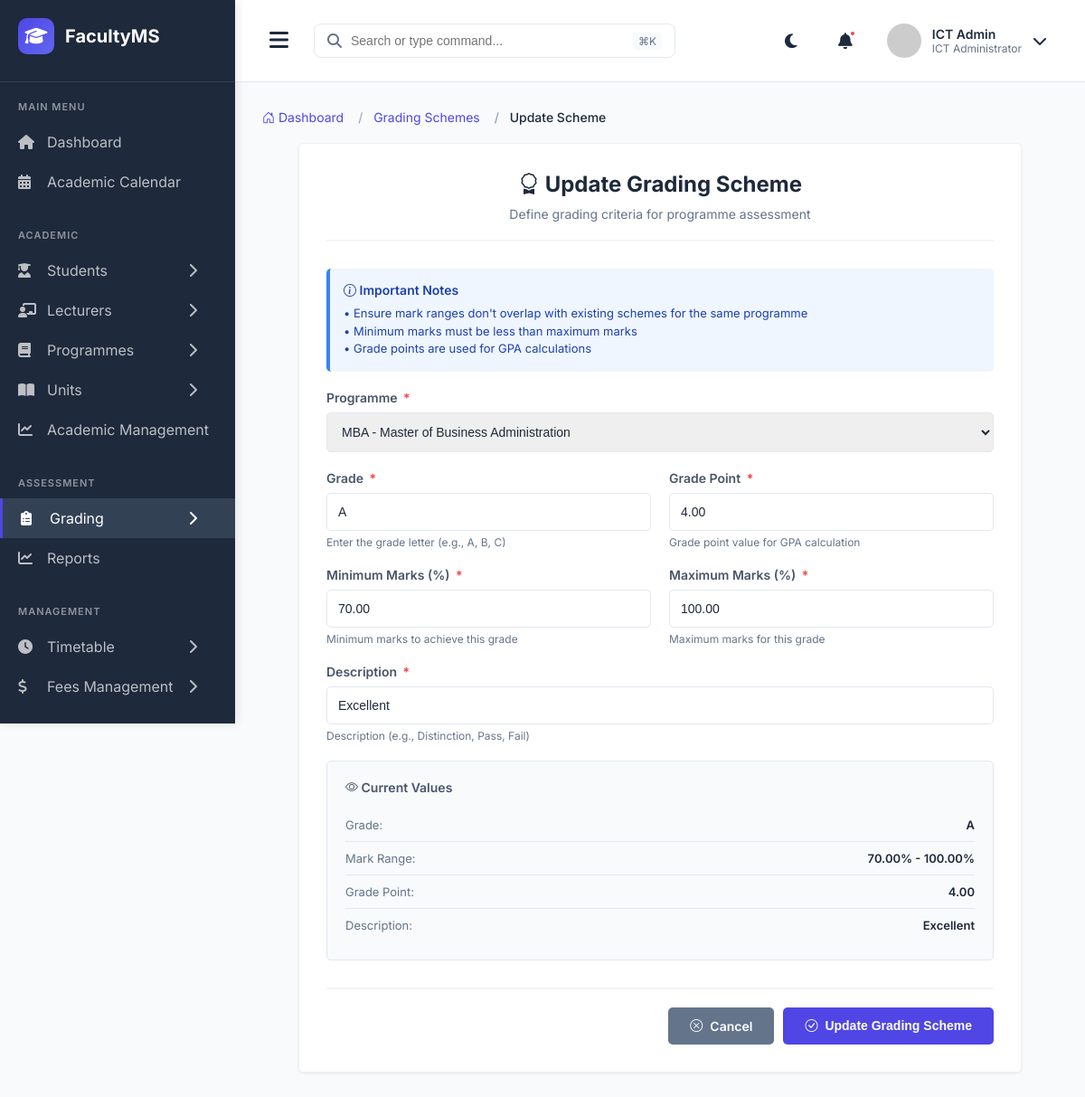
Page /grading-schemes/1/update/ (signed in) on the committed database.
### main_application/models.py (models this page shows, shortened)
class User(AbstractUser):
    USER_TYPES = (
        ('STUDENT', 'Student'),
        ('LECTURER', 'Lecturer'),
        ('COD', 'Chairman of Department'),
        ('DEAN', 'Dean'),
        ('ICT_ADMIN', 'ICT Administrator'),
    )
    user_type = models.CharField(max_length=20, choices=USER_TYPES)
    phone_number = models.CharField(max_length=15, blank=True, null=True)
    profile_picture = models.ImageField(upload_to='profiles/', blank=True, null=True)
    is_active_user = models.BooleanField(default=True)
    date_joined = models.DateTimeField(auto_now_add=True)
    class Meta:
        db_table = 'users'

class GradingScheme(models.Model):
    programme = models.ForeignKey(Programme, on_delete=models.CASCADE, related_name='grading_schemes')
    grade = models.CharField(max_length=5)  # A, B, C,  D , F etc.
    min_marks = models.DecimalField(max_digits=5, decimal_places=2, validators=[MinValueValidator(0), MaxValueValidator(100)])
    max_marks = models.DecimalField(max_digits=5, decimal_places=2, validators=[MinValueValidator(0), MaxValueValidator(100)])
    grade_point = models.DecimalField(max_digits=3, decimal_places=2)
    description = models.CharField(max_length=50)  # Pass, Fail, Distinction, etc.
    class Meta:
        db_table = 'grading_schemes'
        ordering = ['programme', '-min_marks']
        unique_together = ('programme', 'grade')

### main_application/views.py (the view)
# urls.py: path('grading-schemes/<int:scheme_id>/update/', views.grading_scheme_update, name='grading_scheme_update'),
@login_required
def grading_scheme_update(request, scheme_id):
    if request.user.user_type not in ['ICT_ADMIN', 'DEAN']:
        messages.error(request, "You don't have permission to perform this action.")
        return redirect('grading_scheme_list')
    scheme = get_object_or_404(GradingScheme, id=scheme_id)
    if request.method == 'POST':
        form = GradingSchemeForm(request.POST, instance=scheme)
        if form.is_valid():
            min_marks = form.cleaned_data['min_marks']
            max_marks = form.cleaned_data['max_marks']
            programme = form.cleaned_data['programme']
            grade = form.cleaned_data['grade']
            if GradingScheme.objects.filter(
                programme=programme,
                grade=grade
            ).exclude(id=scheme_id).exists():
                messages.error(request, f"Grade '{grade}' already exists for {programme.code}.")
                return render(request, 'grading/grading_scheme_form.html', {
                    'form': form,
                    'scheme': scheme,
                    'action': 'Update'
                })
            if min_marks >= max_marks:
                messages.error(request, "Minimum marks must be less than maximum marks.")
                return render(request, 'grading/grading_scheme_form.html', {
                    'form': form,
                    'scheme': scheme,
                    'action': 'Update'
                })
            overlapping = GradingScheme.objects.filter(
                programme=programme
            ).exclude(id=scheme_id).filter(
                Q(min_marks__lte=max_marks, max_marks__gte=min_marks)
            )
            if overlapping.exists():
                messages.error(request, "Mark range overlaps with existing grading scheme.")
                return render(request, 'grading/grading_scheme_form.html', {
                    'form': form,
                    'scheme': scheme,
                    'action': 'Update'
                })
            scheme = form.save()
            messages.success(request, f"Grading scheme '{scheme.grade}' updated successfully!")
            return redirect('grading_scheme_detail', scheme_id=scheme.id)
    else:
        form = GradingSchemeForm(instance=scheme)
    context = {
        'form': form,
        'scheme': scheme,
        'action': 'Update',
    }
    return render(request, 'grading/grading_scheme_form.html', context)

### templates/grading/grading_scheme_form.html (shortened to what this page needs)
{% extends 'admin_base.html' %}
{% block extra_css %}
<link rel="stylesheet" href="https://cdn.jsdelivr.net/npm/bootstrap-icons@1.10.0/font/bootstrap-icons.css">
{% endblock %}
{% block content %}
<nav aria-label="breadcrumb">
    <ol class="breadcrumb">
        <li class="breadcrumb-item"><a href="{% url 'admin_dashboard' %}"><i class="bi bi-house-door"></i> Dashboard</a></li>
        <li class="breadcrumb-item"><a href="{% url 'grading_scheme_list' %}">Grading Schemes</a></li>
        <li class="breadcrumb-item active" aria-current="page">{{ action }} Scheme</li>
    </ol>
</nav>
<div class="form-container">
    <div class="form-header">
        <h2><i class="bi bi-award"></i> {{ action }} Grading Scheme</h2>
        <p>Define grading criteria for programme assessment</p>
    </div>
    <div class="info-box">
        <h4><i class="bi bi-info-circle"></i> Important Notes</h4>
        <p>
            • Ensure mark ranges don't overlap with existing schemes for the same programme<br>
            • Minimum marks must be less than maximum marks<br>
            • Grade points are used for GPA calculations
        </p>
    </div>
    <form method="post" id="gradingSchemeForm">
        <div class="form-group">
            <label for="{{ form.programme.id_for_label }}">
                {{ form.programme.label }}
                <span class="required">*</span>
            </label>
            {{ form.programme }}
        </div>
        <div class="form-row">
            <div class="form-group">
                <label for="{{ form.grade.id_for_label }}">
                    {{ form.grade.label }}
                    <span class="required">*</span>
                </label>
                {{ form.grade }}
                {% if form.grade.help_text %}
                <span class="help-text">{{ form.grade.help_text }}</span>
                {% endif %}
            </div>
            <div class="form-group">
                <label for="{{ form.grade_point.id_for_label }}">
                    {{ form.grade_point.label }}
                    <span class="required">*</span>
                </label>
                {{ form.grade_point }}
                {% if form.grade_point.help_text %}
                <span class="help-text">{{ form.grade_point.help_text }}</span>
                {% endif %}
            </div>
        </div>
        <div class="form-row">
            <div class="form-group">
                <label for="{{ form.min_marks.id_for_label }}">
                    {{ form.min_marks.label }}
                    <span class="required">*</span>
                </label>
                {{ form.min_marks }}
                {% if form.min_marks.help_text %}
                <span class="help-text">{{ form.min_marks.help_text }}</span>
                {% endif %}
            </div>
            <div class="form-group">
                <label for="{{ form.max_marks.id_for_label }}">
                    {{ form.max_marks.label }}
                    <span class="required">*</span>
                </label>
                {{ form.max_marks }}
                {% if form.max_marks.help_text %}
                <span class="help-text">{{ form.max_marks.help_text }}</span>
                {% endif %}
            </div>
        </div>
        <div class="form-group">
            <label for="{{ form.description.id_for_label }}">
                {{ form.description.label }}
                <span class="required">*</span>
            </label>
            {{ form.description }}
            {% if form.description.help_text %}
            <span class="help-text">{{ form.description.help_text }}</span>
            {% endif %}
        </div>
        {% if scheme %}
        <div class="grade-preview">
            <h4><i class="bi bi-eye"></i> Current Values</h4>
            <div class="preview-item">
                <span class="preview-label">Grade:</span>
                <span class="preview-value">{{ scheme.grade }}</span>
            </div>
            <div class="preview-item">
                <span class="preview-label">Mark Range:</span>
                <span class="preview-value">{{ scheme.min_marks }}% - {{ scheme.max_marks }}%</span>
            </div>
            <div class="preview-item">
                <span class="preview-label">Grade Point:</span>
                <span class="preview-value">{{ scheme.grade_point }}</span>
            </div>
            <div class="preview-item">
                <span class="preview-label">Description:</span>
                <span class="preview-value">{{ scheme.description }}</span>
            </div>
        </div>
        {% endif %}
        <div class="form-actions">
            <a href="{% url 'grading_scheme_list' %}" class="btn btn-secondary">
                <i class="bi bi-x-circle"></i> Cancel
            </a>
            <button type="submit" class="btn btn-primary">
                <i class="bi bi-check-circle"></i> {{ action }} Grading Scheme
            </button>
        </div>
    </form>
</div>
{% endblock %}

### templates/admin_base.html (shortened to what this page needs)
{% load static %}
<!DOCTYPE html>
<html lang="en">
<head>
    <link rel="stylesheet" href="https://cdnjs.cloudflare.com/ajax/libs/font-awesome/6.4.0/css/all.min.css">
    {% block extra_css %}{% endblock %}
</head>
<body>
    <div class="sidebar" id="sidebar">
        <div class="sidebar-header">
            <div class="logo">
                <i class="fas fa-graduation-cap"></i>
            </div>
            <span class="logo-text">FacultyMS</span>
        </div>
        <div class="menu-section">
            <div class="menu-title">Main Menu</div>
            <a href="{% url 'admin_dashboard'%}" class="menu-item {% if request.resolver_match.url_name == 'admin_dashboard' %}active{% endif %}">
                <i class="fas fa-home"></i>
                <span>Dashboard</span>
            </a>
            <a href="{% url 'admin_academic_calendar'%}" class="menu-item {% if request.resolver_match.url_name == 'admin_academic_calendar' %}active{% endif %}">
                <i class="fas fa-calendar-alt"></i>
                <span>Academic Calendar</span>
            </a>
        </div>
        <div class="menu-section">
            <div class="menu-title">Academic</div>
            <div class="menu-item has-submenu {% if 'student' in request.resolver_match.url_name %}active{% endif %}" data-submenu="students">
                <i class="fas fa-user-graduate"></i>
                <span>Students</span>
                <i class="fas fa-chevron-right arrow"></i>
            </div>
            <div class="menu-item has-submenu {% if 'lecturer' in request.resolver_match.url_name %}active{% endif %}" data-submenu="lecturers">
                <i class="fas fa-chalkboard-teacher"></i>
                <span>Lecturers</span>
                <i class="fas fa-chevron-right arrow"></i>
            </div>
            <div class="menu-item has-submenu {% if 'programme' in request.resolver_match.url_name or 'departments' in request.resolver_match.url_name %}active{% endif %}" data-submenu="programmes">
                <i class="fas fa-book"></i>
                <span>Programmes</span>
                <i class="fas fa-chevron-right arrow"></i>
            </div>
            <div class="menu-item has-submenu {% if 'units' in request.resolver_match.url_name %}active{% endif %}" data-submenu="units">
                <i class="fas fa-book-open"></i>
                <span>Units</span>
                <i class="fas fa-chevron-right arrow"></i>
            </div>
             <a href="{% url 'academic_management'%}" class="menu-item {% if request.resolver_match.url_name == 'academic_management' %}active{% endif %}">
                <i class="fas fa-chart-line"></i>
                <span>Academic Management</span>
            </a>
        </div>
        <div class="menu-section">
            <div class="menu-title">Assessment</div>
            <div class="menu-item has-submenu {% if 'grading' in request.resolver_match.url_name or 'marks' in request.resolver_match.url_name or 'assessment' in request.resolver_match.url_name %}active{% endif %}" data-submenu="grading">
                <i class="fas fa-clipboard-list"></i>
                <span>Grading</span>
                <i class="fas fa-chevron-right arrow"></i>
            </div>
            <a href="{% url 'admin_reports'%}" class="menu-item {% if request.resolver_match.url_name == 'admin_reports' %}active{% endif %}">
                <i class="fas fa-chart-line"></i>
                <span>Reports</span>
            </a>
        </div>
        <div class="menu-section">
            <div class="menu-title">Management</div>
            <div class="menu-item has-submenu {% if 'timetable' in request.resolver_match.url_name or 'venues' in request.resolver_match.url_name %}active{% endif %}" data-submenu="timetable">
                <i class="fas fa-clock"></i>
                <span>Timetable</span>
                <i class="fas fa-chevron-right arrow"></i>
            </div>
            <div class="menu-item has-submenu {% if 'fees' in request.resolver_match.url_name %}active{% endif %}" data-submenu="fees">
                <i class="fas fa-dollar-sign"></i>
                <span>Fees Management</span>
                <i class="fas fa-chevron-right arrow"></i>
            </div>
        </div>
    </div>
    <div class="main-content" id="mainContent">
        <div class="header">
            <div class="header-left">
                <button class="menu-toggle" id="menuToggle">
                    <i class="fas fa-bars"></i>
                </button>
                <div class="search-bar">
                    <i class="fas fa-search"></i>
                    <input type="text" placeholder="Search or type command...">
                    <span class="shortcut">⌘K</span>
                </div>
            </div>
            <div class="header-right">
                <div class="header-icon">
                    <i class="fas fa-moon"></i>
                </div>
                <div class="header-icon notification-icon">
                    <i class="fas fa-bell"></i>
                    <span class="notification-badge"></span>
                </div>
                <div class="user-profile">
                    <img src="https://ui-avatars.com/api/?name=Admin+User&background=4F46E5&color=fff" alt="User" class="user-avatar">
                    <div class="user-info">
                        <span class="user-name">{{ user.get_full_name|default:"Admin User" }}</span>
                        <span class="user-role">{{ user.get_user_type_display|default:"Administrator" }}</span>
                    </div>
                    <i class="fas fa-chevron-down"></i>
                </div>
            </div>
        </div>
        <div class="content">
            {% block content %}{% endblock %}
        </div>
    </div>
</body>
</html>

### rows in the picture
User: get_full_name "ICT Admin", user_type "ICT Administrator"
GradingScheme: programme "MBA - Master of Business Administration", grade "A", grade_point "4.00", min_marks "70.00", max_marks "100.00", description "Excellent"

### other values in the picture
{{ action }} "Update"
